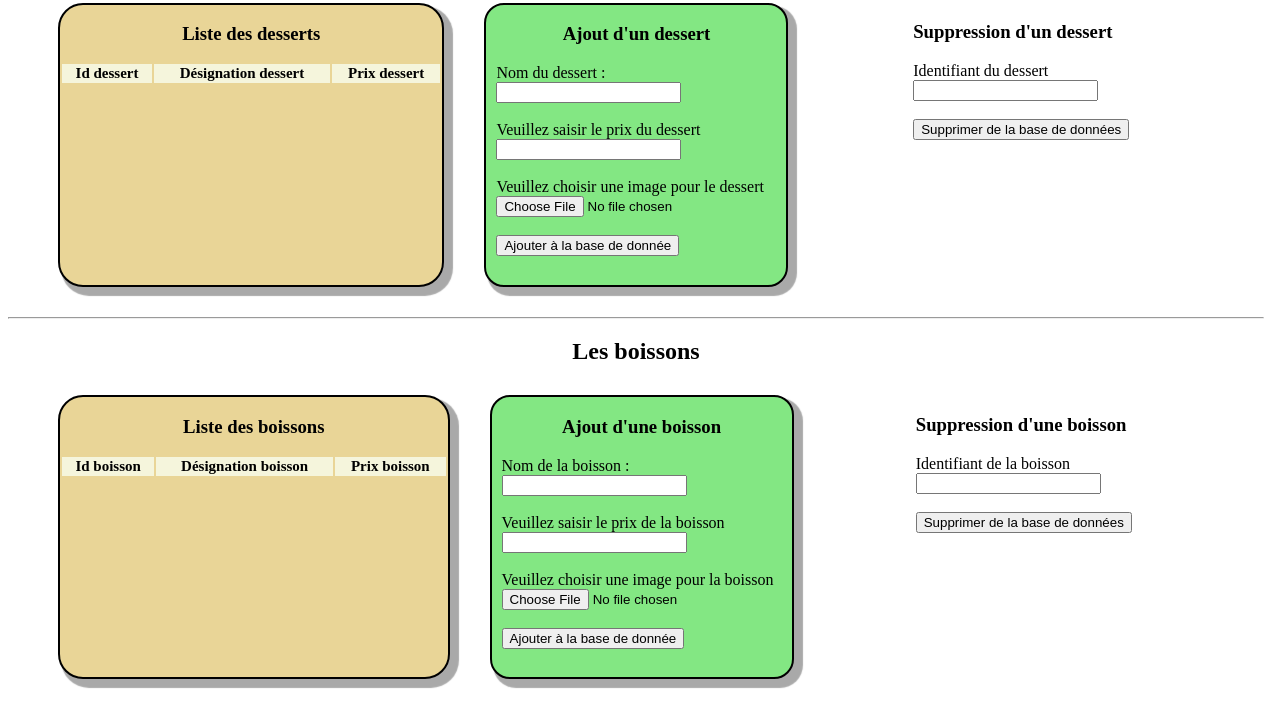
Before: /PageAdmin.php (lower part) with the older database file.
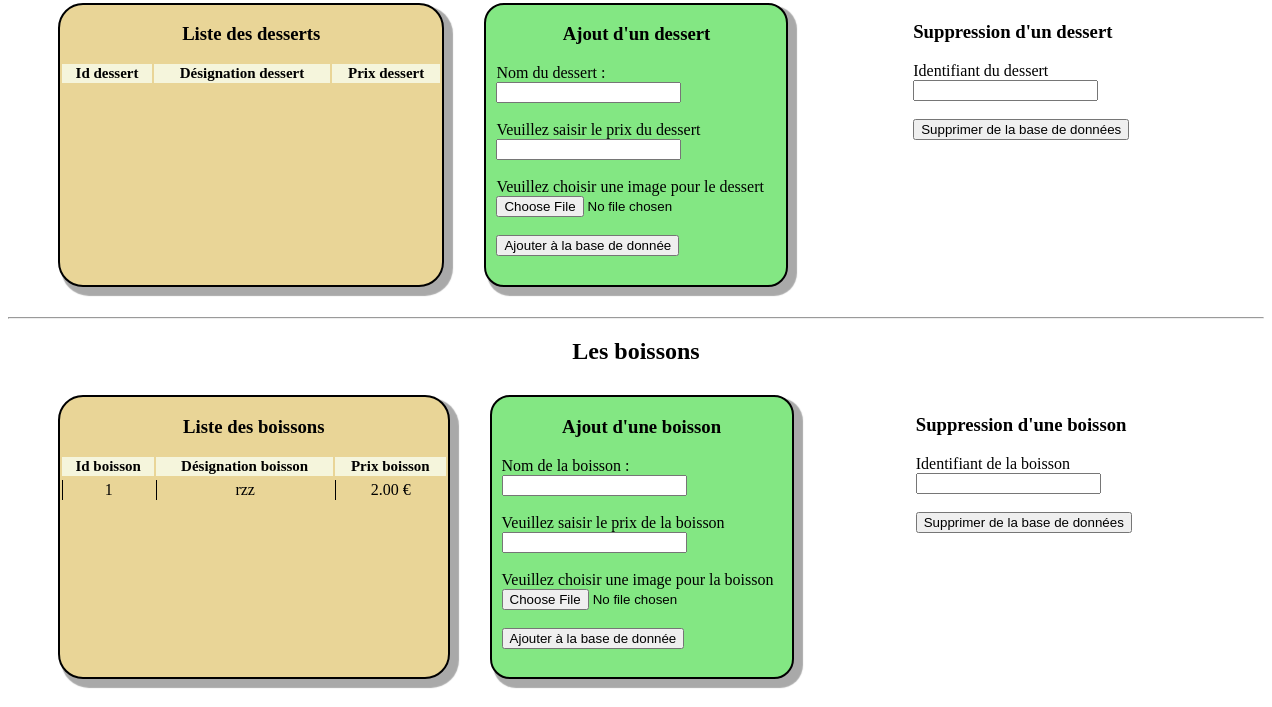
After: the same page with the newer database file.
### tables this page shows
CREATE TABLE IF NOT EXISTS `boisson` (
  `idBoisson` int NOT NULL AUTO_INCREMENT,
  `libelleBoisson` varchar(255) NOT NULL,
  `prixBoisson` decimal(6,2) NOT NULL,
  `adressePhotoBoisson` varchar(256) NOT NULL,
  PRIMARY KEY (`idBoisson`)
);

### PageAdmin.php (the view, shortened to what the changed rows need)
<!DOCTYPE html>
<html lang="en">
<head>
    <link rel="stylesheet" type="text/css" href="style/style_nav.css" />
    <link rel="stylesheet" type="text/css" href="style/style_pageadmin.css" />
    <link rel="stylesheet" href="https://cdnjs.cloudflare.com/ajax/libs/font-awesome/6.0.0-beta3/css/all.min.css" />
</head>
<body>
    <br><br><br><br><br><br><br><br><br><br>
    <a class="log-out" href="traitement_php/deconnexion.php">se deconnecter</a><br><br>
    <?php
    $link = 'localhost';
    $user = 'root';
    $mdp = '';
    $bdd = 'test_bdd_resto_berger';
    $base = mysqli_connect($link, $user, $mdp, $bdd);
    if ($base) {
        $today = date("Y-m-d");
        $today = str_replace("-", "", $today);
        $requServiceDuJour = mysqli_query($base, "SELECT * FROM services WHERE dateService = $today AND typeService = 0");
        $rows = mysqli_num_rows($requServiceDuJour);
        if ($rows == 1) {
            while ($row = mysqli_fetch_assoc($requServiceDuJour)) {
                $nbPlacesPrise = $row['nbPlacePrise'];
            }
            echo " reservation prévus pour le midi : $nbPlacesPrise <br>";
        } else {
            echo "Pas de reservation enregistré pour le service de midi aujourd'hui <br>";
        }
        $today = date("Y-m-d");
        $today = str_replace("-", "", $today);
        $requServiceDuSoir = mysqli_query($base, "SELECT * FROM services WHERE dateService = $today AND typeService = 1");
        $rows = mysqli_num_rows($requServiceDuSoir);
        if ($rows == 1) {
            while ($row = mysqli_fetch_assoc($requServiceDuSoir)) {
                $nbPlacesPrise = $row['nbPlacePrise'];
            }
            echo " reservation prévus pour le soir : $nbPlacesPrise <br>";
        } else {
            echo "Pas de reservation enregistré pour le service du soir aujourd'hui <br>";
        }
    } else {
        echo "Impossible de se connecter à la base de données";
    }
    ?>
    <div class="box">
        <div class="list">
            <div class="tableau">
                <?php
                $link = 'localhost';
                $user = 'root';
                $mdp = '';
                $bdd = 'test_bdd_resto_berger';
                $base = mysqli_connect($link, $user, $mdp, $bdd);
                if ($base) {
                    echo "<table>";
                    echo "<thead><tr><th>Id dessert</th><th>Désignation dessert</th><th>Prix dessert</th></tr></thead><tbody>";
                    echo "</tbody></table></div><BR>";
                }
                ?>
            </div>
        </div>
    <h2 class="title_section">Les boissons</h2>
    <div class="box">
        <div class="list">
            <div class="tableau">
                <?php
                $link = 'localhost';
                $user = 'root';
                $mdp = '';
                $bdd = 'test_bdd_resto_berger';
                $base = mysqli_connect($link, $user, $mdp, $bdd);
                if ($base) {
                    $nb_boisson = mysqli_query($base, 'SELECT * FROM boisson');
                    echo "<table>";
                    echo "<thead><tr><th>Id boisson</th><th>Désignation boisson</th><th>Prix boisson</th></tr></thead><tbody>";
                    while ($ligne = mysqli_fetch_row($nb_boisson)) {
                        echo "<tr> <td>" . $ligne['0'] . "</td> <td>" . $ligne['1'] . "</td> <td>" . $ligne['2'] . " €" . "</td> </tr>";
                    }
                    echo "</tbody></table></div><BR>";
                }
                ?>
            </div>
        </div>
</body>
</html>

Changed rows visible on the page:
added boisson: idBoisson "1", libelleBoisson "rzz", prixBoisson "2.00"
